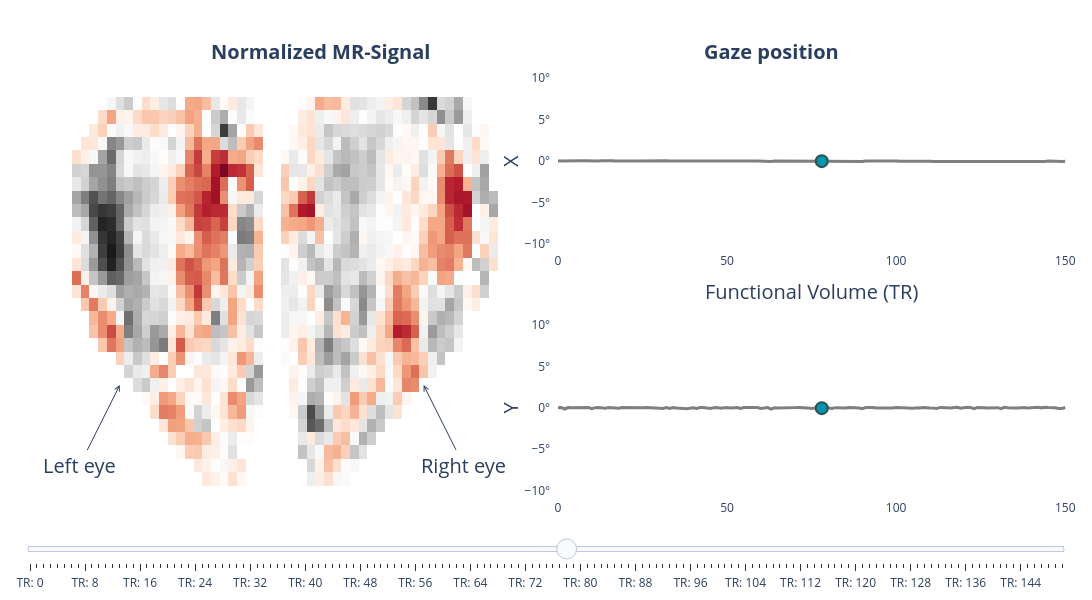

The notebook cell saved with this chart:
### Code cell
fig = analyse.visualise_input_data(X, y, bg_color="rgb(255,255,255)", ylim=[-11, 11])
fig.show()
